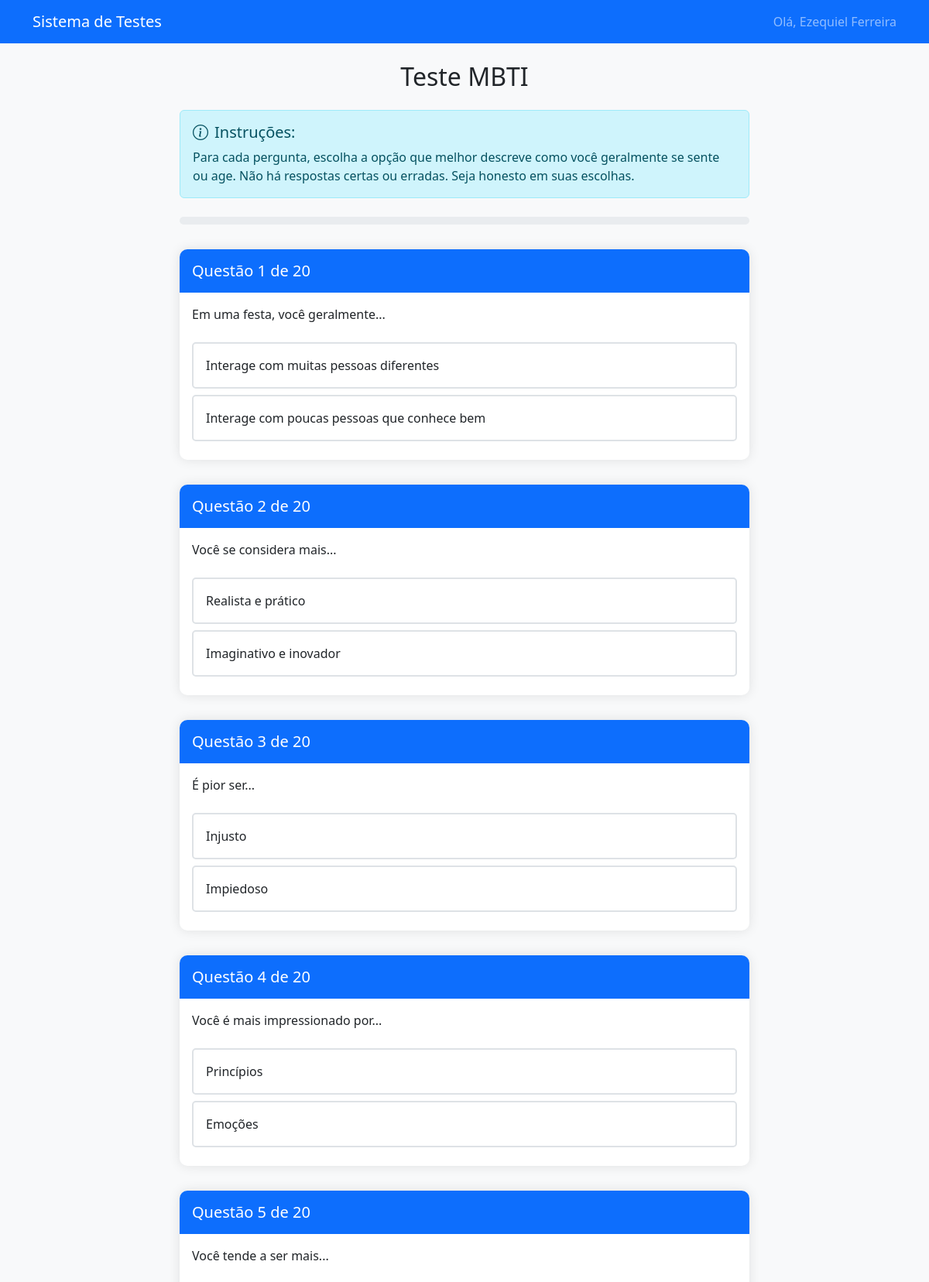
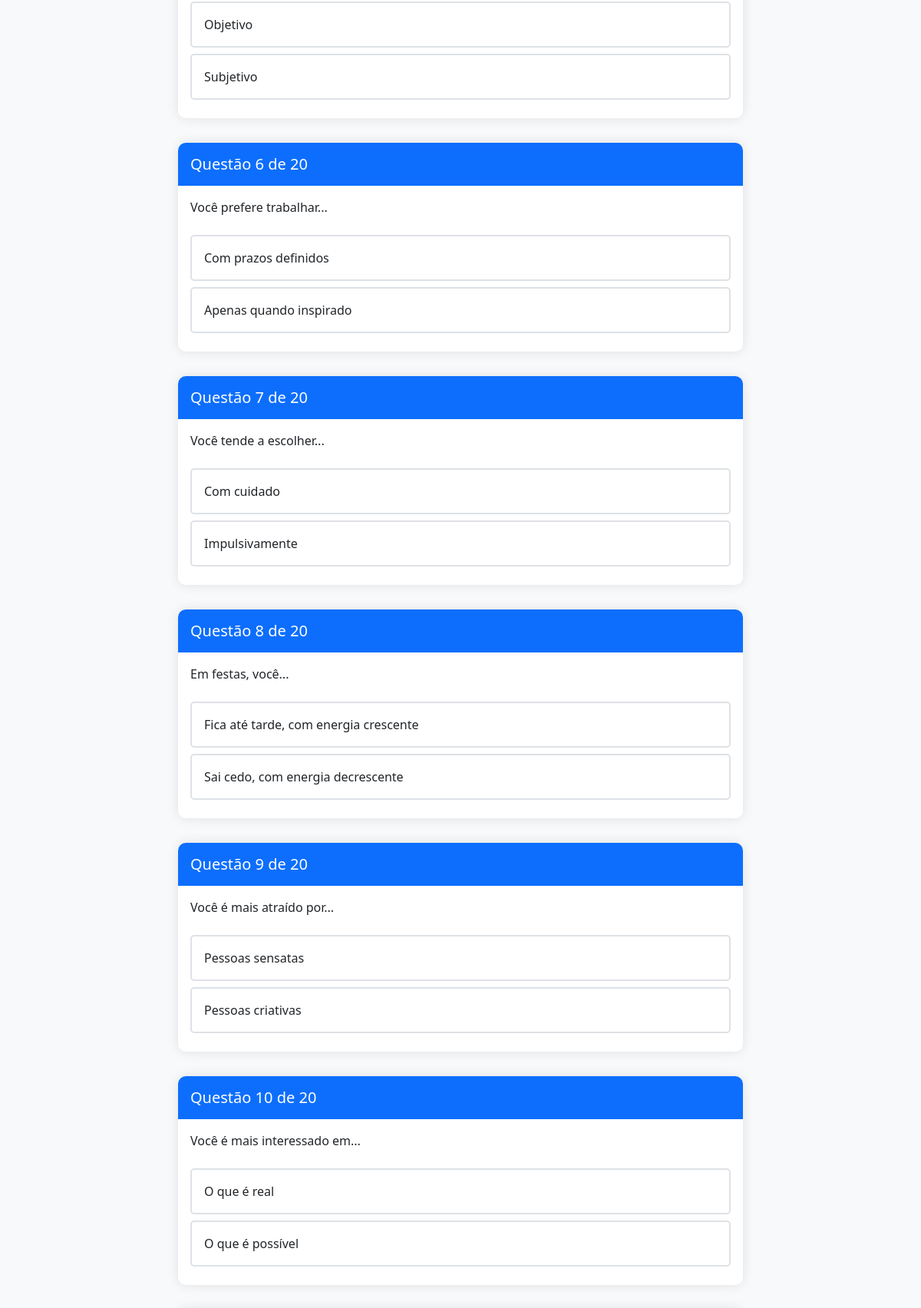
/tests/mbti.php?id=58 (signed in, upper part), run on the app's committed database (2 pictures, top to bottom).
### tables this page shows
CREATE TABLE `candidates` (
  `id` int(11) NOT NULL,
  `name` varchar(255) NOT NULL,
  `email` varchar(255) NOT NULL,
  `password` varchar(255) DEFAULT NULL,
  `cargo` varchar(255) DEFAULT NULL,
  `selector_id` int(11) NOT NULL,
  `created_at` timestamp NOT NULL DEFAULT CURRENT_TIMESTAMP
);

CREATE TABLE `mbti_questions` (
  `id` int(11) NOT NULL,
  `question_text` text NOT NULL,
  `option_a` text NOT NULL,
  `option_b` text NOT NULL,
  `created_at` timestamp NOT NULL DEFAULT CURRENT_TIMESTAMP
);

### tests/mbti.php (the view, shortened to what this page needs)
<?php
$auth = new Auth();
$auth->requireRole('candidate');
$db = getDbConnection();
$stmt = $db->prepare("
    SELECT c.*, u.name as selector_name
    FROM candidates c
    LEFT JOIN users u ON c.selector_id = u.id
    WHERE c.id = ?
");
$stmt->execute([$auth->getCurrentUserId()]);
$candidate = $stmt->fetch(PDO::FETCH_ASSOC);
$stmt = $db->prepare("SELECT * FROM mbti_questions ORDER BY id");
$stmt->execute();
$questions = $stmt->fetchAll(PDO::FETCH_ASSOC);
?>
<!DOCTYPE html>
<html lang="pt-BR">
<head>
    <link href="https://cdn.jsdelivr.net/npm/bootstrap@5.3.0/dist/css/bootstrap.min.css" rel="stylesheet">
    <link href="https://cdn.jsdelivr.net/npm/bootstrap-icons@1.7.2/font/bootstrap-icons.css" rel="stylesheet">
</head>
<body>
    <nav class="navbar navbar-expand-lg navbar-dark bg-primary">
        <div class="container">
            <a class="navbar-brand" href="../candidate_panel.php">Sistema de Testes</a>
            <span class="navbar-text">
                Olá, <?php echo htmlspecialchars($candidate['name']); ?>
            </span>
        </div>
    </nav>
    <div class="container my-4">
        <div class="row justify-content-center">
            <div class="col-lg-8">
                <h2 class="text-center mb-4">Teste MBTI</h2>
                <div class="alert alert-info mb-4">
                    <h5><i class="bi bi-info-circle me-2"></i>Instruções:</h5>
                    <p class="mb-0">
                        Para cada pergunta, escolha a opção que melhor descreve como você geralmente se sente ou age.
                        Não há respostas certas ou erradas. Seja honesto em suas escolhas.
                    </p>
                </div>
                <form method="post" id="mbtiForm">
                    <div class="progress">
                    </div>
                    <?php foreach ($questions as $index => $question): ?>
                        <div class="card question-card" data-question="<?php echo $index + 1; ?>">
                            <div class="question-header">
                                <h5 class="mb-0">
                                    Questão <?php echo $index + 1; ?> de <?php echo count($questions); ?>
                                </h5>
                            </div>
                            <div class="card-body">
                                <p class="card-text mb-4"><?php echo htmlspecialchars($question['question_text']); ?></p>
                                <?php
                                $options = [
                                    'A' => $question['option_a'],
                                    'B' => $question['option_b']
                                ];
                                foreach ($options as $type => $text): ?>
                                    <div class="option">
                                        <label for="q<?php echo $question['id']; ?>_<?php echo $type; ?>"
                                               class="option-label">
                                            <?php echo htmlspecialchars($text); ?>
                                        </label>
                                    </div>
                                <?php endforeach; ?>
                            </div>
                        </div>
                    <?php endforeach; ?>
                </form>
            </div>
        </div>
    </div>
</body>
</html>

### tests/mbti.php (style rules this page uses)
body { background-color: #f8f9fa; }
.question-card { margin-bottom: 2rem; border: none; border-radius: 10px; box-shadow: 0 0 15px rgba(0,0,0,0.1); }
.question-header { background-color: #0d6efd; color: white; border-radius: 10px 10px 0 0; padding: 1rem; }
.option-label { display: block; padding: 1rem; margin: 0.5rem 0; border: 2px solid #dee2e6; border-radius: 5px; cursor: pointer; transition: all 0.2s; }
.progress { height: 10px; margin-bottom: 2rem; }

### data on the page
candidates: name "Ezequiel Ferreira"
mbti_questions: count($questions) "20", question_text "Em uma festa, você geralmente...", option_a "Interage com muitas pessoas diferentes", option_b "Interage com poucas pessoas que conhece bem"
mbti_questions: count($questions) "20", question_text "Você se considera mais...", option_a "Realista e prático", option_b "Imaginativo e inovador"
mbti_questions: count($questions) "20", question_text "É pior ser...", option_a "Injusto", option_b "Impiedoso"
mbti_questions: count($questions) "20", question_text "Você é mais impressionado por...", option_a "Princípios", option_b "Emoções"
mbti_questions: count($questions) "20", question_text "Você tende a ser mais...", option_a "Objetivo", option_b "Subjetivo"
mbti_questions: count($questions) "20", question_text "Você prefere trabalhar...", option_a "Com prazos definidos", option_b "Apenas quando inspirado"
mbti_questions: count($questions) "20", question_text "Você tende a escolher...", option_a "Com cuidado", option_b "Impulsivamente"
mbti_questions: count($questions) "20", question_text "Em festas, você...", option_a "Fica até tarde, com energia crescente", option_b "Sai cedo, com energia decrescente"
mbti_questions: count($questions) "20", question_text "Você é mais atraído por...", option_a "Pessoas sensatas", option_b "Pessoas criativas"
mbti_questions: count($questions) "20", question_text "Você é mais interessado em...", option_a "O que é real", option_b "O que é possível"
